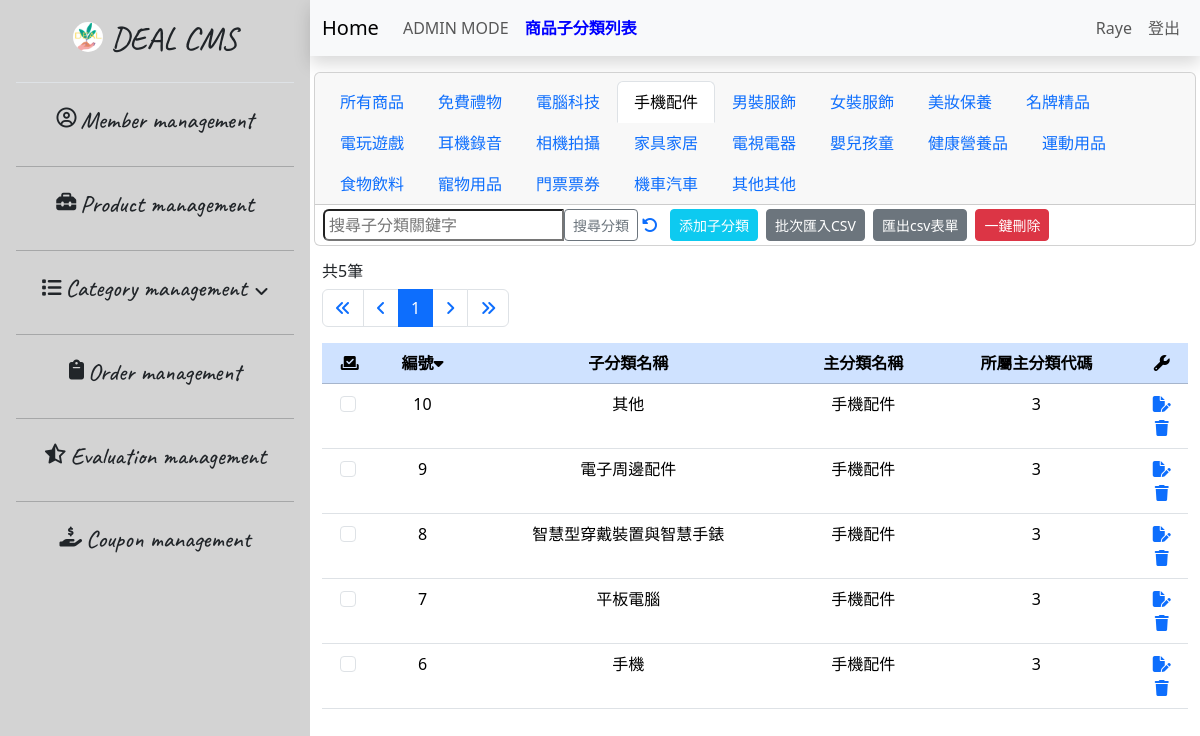
The page /32.sub-category_list-admin_3C.php (signed in) on the database its author committed.
### tables this page shows
CREATE TABLE `categories_sub` (
  `id` int NOT NULL,
  `sub` varchar(15) NOT NULL,
  `main_category` int NOT NULL
);

CREATE TABLE `categories_main` (
  `id` int NOT NULL,
  `main` varchar(10) NOT NULL,
  `carbon_points_available` int NOT NULL
);

### 32.sub-category_list-admin_3C.php (the view, shortened to what this page needs)
<?php
require __DIR__ . '/0.parts/pdo-connect.php';
$page = isset($_GET['page']) ? intval($_GET['page']) : 1;
$perPage = 25;
$t_sql = "SELECT COUNT(1) FROM categories_main join categories_sub on categories_sub.main_category = categories_main.id WHERE main = '手機配件'";
$totalRows = $pdo->query($t_sql)->fetch(PDO::FETCH_NUM)[0];
$totalPages = ceil($totalRows / $perPage);
if ($totalRows) {
    $sql = sprintf("SELECT * FROM categories_main join categories_sub on categories_sub.main_category = categories_main.id  WHERE main = '手機配件' ORDER BY categories_sub.id DESC LIMIT %s, %s", ($page - 1) * $perPage, $perPage);
    $rows = $pdo->query($sql)->fetchAll();
}
?>
<?php include __DIR__ . '/0.parts/html-head.php' ?>
<?php include __DIR__ . '/0.parts/sidebar.php' ?>
<div class="container-fluid px-0 mx-0">
    <?php include __DIR__ . '/0.parts/navbar.30_sub-category.php' ?>
    <div class="container-fluid table-bordered table-striped overflow-auto">
        <div class="row mt-3">
            <div class="col">
                <h6>共<?= $totalRows ?>筆</h6>
                <nav aria-label="Page navigation example">
                    <ul class="pagination">
                        <li class="page-item">
                            <a class="page-link" href="?page=1">
                                <i class="fa-solid fa-angles-left"></i>
                            </a>
                        </li>
                        <li class="page-item">
                            <a class="page-link" href="?page=<?= $page != 1 ? $page - 1 : 1 ?>">
                                <i class="fa-solid fa-angle-left"></i>
                            </a>
                        </li>
                        <?php $visiblePageRange = 5;
                        $startPage = max(1, $page - floor($visiblePageRange / 2));
                        $endPage = min($totalPages, $startPage + $visiblePageRange - 1); ?>
                        <?php for ($i = $startPage; $i <= $endPage; $i++) : ?>
                            <li class="page-item <?= $page == $i ? 'active' : '' ?>">
                                <a class="page-link" href="?page=<?= $i ?>"><?= $i ?></a>
                            </li>
                        <?php endfor ?>
                        <li class="page-item">
                            <a class="page-link" href="?page=<?= $page != 40 ? $page + 1 : 40 ?>">
                                <i class="fa-solid fa-angle-right"></i>
                            </a>
                        </li>
                        <li class="page-item">
                            <a class="page-link" href="?page=40">
                                <i class="fa-solid fa-angles-right"></i>
                            </a>
                        </li>
                    </ul>
                </nav>
            </div>
        </div>
        <div class="row">
            <div class="col">
                <table id="myTable" class="table table-hover sortable-table">
                    <thead>
                        <tr class="table-primary text-center">
                            <th><i id="selectAll" class="fa-solid fa-check-to-slot" title="全選/選取checkBox"></i></a>
                            </th>
                            <th>編號<i id="sortIcon" class="fa-solid fa-caret-down" onclick="sortTable()" title="變更排序"></th>
                            <th>子分類名稱</th>
                            <th>主分類名稱</th>
                            <th>所屬主分類代碼</th>
                            <th><i class="fa-solid fa-wrench" title="工作區"></i></th>
                        </tr>
                    </thead>
                    <tbody>
                        <?php foreach ($rows as $r) : ?>
                            <tr class="text-center">
                                <td>
                                    <input class="form-check-input me-1" type="checkbox" value="<?= $r['id'] ?>" id="flexCheck<?= $r['id'] ?>" name="delete_ids[]">
                                </td>
                                <td><?= $r['id'] ?></td>
                                <td><?= $r['sub'] ?></td>
                                <td><?= $r['main'] ?></td>
                                <td><?= $r['main_category'] ?></td>
                                <td>
                                    <div class="d-flex flex-column">
                                        <a href="38.sub-category_edit.php?id=<?= $r['id'] ?>">
                                            <i class="fa-solid fa-file-pen" title="編輯"></i>
                                        </a>
                                        <a href="javascript: delete_one(<?= $r['id'] ?>)">
                                            <i class="fa-solid fa-trash" title="刪除"></i>
                                        </a>
                                    </div>
                                </td>
                            </tr>
                        <?php endforeach; ?>
                    </tbody>
                </table>
            </div>
        </div>
    </div>
</div>
<?php include __DIR__ . '/0.parts/html-foot.php' ?>

### 0.parts/html-head.php (style rules this page uses)
body { height: 1200px; }

### 32.sub-category_list-admin_3C.php (style rules this page uses)
.overflow-auto { height: 865px; }

### rows shown on the page
categories_sub: id "10", sub "其他", main_category.main "手機配件", main_category "3"
categories_sub: id "9", sub "電子周邊配件", main_category.main "手機配件", main_category "3"
categories_sub: id "8", sub "智慧型穿戴裝置與智慧手錶", main_category.main "手機配件", main_category "3"
categories_sub: id "7", sub "平板電腦", main_category.main "手機配件", main_category "3"
categories_sub: id "6", sub "手機", main_category.main "手機配件", main_category "3"

### other values the page prints
$_SESSION[isset($_SESSION['admin']) ? 'admin' : 'user']['nickname'] "Raye"
$totalRows "5"
